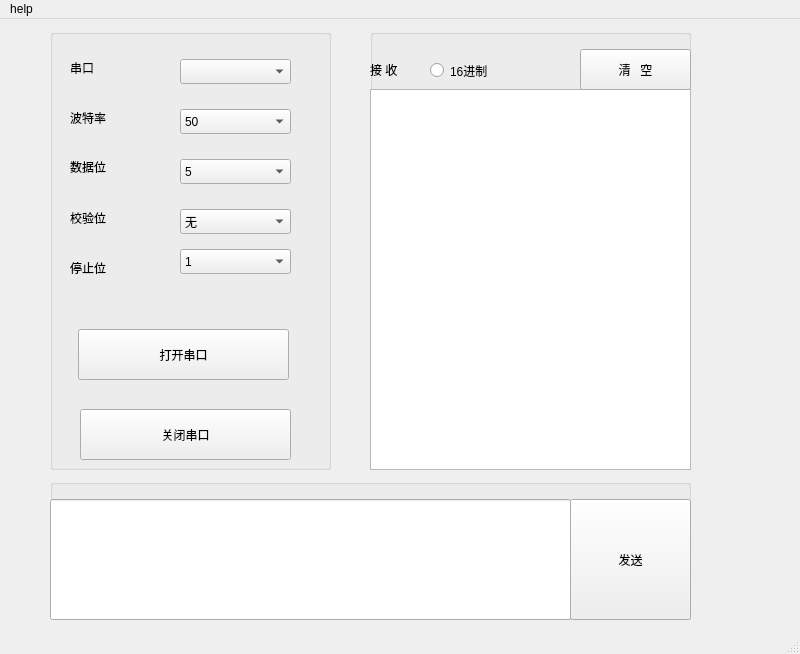
<?xml version="1.0" encoding="UTF-8"?>
<ui version="4.0">
 <class>MainWindow</class>
 <widget class="QMainWindow" name="MainWindow">
  <property name="geometry">
   <rect>
    <x>0</x>
    <y>0</y>
    <width>800</width>
    <height>654</height>
   </rect>
  </property>
  <property name="windowTitle">
   <string>MainWindow</string>
  </property>
  <widget class="QWidget" name="centralwidget">
   <widget class="QGroupBox" name="groupBox_configure">
    <property name="geometry">
     <rect>
      <x>50</x>
      <y>10</y>
      <width>281</width>
      <height>441</height>
     </rect>
    </property>
    <property name="title">
     <string/>
    </property>
    <widget class="QPushButton" name="pushButton_close">
     <property name="geometry">
      <rect>
       <x>30</x>
       <y>380</y>
       <width>211</width>
       <height>51</height>
      </rect>
     </property>
     <property name="text">
      <string>关闭串口</string>
     </property>
    </widget>
    <widget class="QPushButton" name="pushButton_open">
     <property name="geometry">
      <rect>
       <x>28</x>
       <y>300</y>
       <width>211</width>
       <height>51</height>
      </rect>
     </property>
     <property name="text">
      <string>打开串口</string>
     </property>
    </widget>
    <widget class="QComboBox" name="comboBox_stop">
     <property name="geometry">
      <rect>
       <x>130</x>
       <y>220</y>
       <width>111</width>
       <height>25</height>
      </rect>
     </property>
     <item>
      <property name="text">
       <string>1</string>
      </property>
     </item>
     <item>
      <property name="text">
       <string>1.5</string>
      </property>
     </item>
     <item>
      <property name="text">
       <string>2</string>
      </property>
     </item>
    </widget>
    <widget class="QLabel" name="label_serial">
     <property name="geometry">
      <rect>
       <x>20</x>
       <y>30</y>
       <width>67</width>
       <height>17</height>
      </rect>
     </property>
     <property name="text">
      <string>串口</string>
     </property>
    </widget>
    <widget class="QLabel" name="label_stop">
     <property name="geometry">
      <rect>
       <x>20</x>
       <y>230</y>
       <width>67</width>
       <height>17</height>
      </rect>
     </property>
     <property name="text">
      <string>停止位</string>
     </property>
    </widget>
    <widget class="QComboBox" name="comboBox_baudrate">
     <property name="geometry">
      <rect>
       <x>130</x>
       <y>80</y>
       <width>111</width>
       <height>25</height>
      </rect>
     </property>
     <item>
      <property name="text">
       <string>50</string>
      </property>
     </item>
     <item>
      <property name="text">
       <string>75</string>
      </property>
     </item>
     <item>
      <property name="text">
       <string>110</string>
      </property>
     </item>
     <item>
      <property name="text">
       <string>134</string>
      </property>
     </item>
     <item>
      <property name="text">
       <string>150</string>
      </property>
     </item>
     <item>
      <property name="text">
       <string>200</string>
      </property>
     </item>
     <item>
      <property name="text">
       <string>300</string>
      </property>
     </item>
     <item>
      <property name="text">
       <string>600</string>
      </property>
     </item>
     <item>
      <property name="text">
       <string>1200</string>
      </property>
     </item>
     <item>
      <property name="text">
       <string>1800</string>
      </property>
     </item>
     <item>
      <property name="text">
       <string>2400</string>
      </property>
     </item>
     <item>
      <property name="text">
       <string>4800</string>
      </property>
     </item>
     <item>
      <property name="text">
       <string>9600</string>
      </property>
     </item>
     <item>
      <property name="text">
       <string>14400</string>
      </property>
     </item>
     <item>
      <property name="text">
       <string>19200</string>
      </property>
     </item>
     <item>
      <property name="text">
       <string>38400</string>
      </property>
     </item>
     <item>
      <property name="text">
       <string>56000</string>
      </property>
     </item>
     <item>
      <property name="text">
       <string>57600</string>
      </property>
     </item>
     <item>
      <property name="text">
       <string>76800</string>
      </property>
     </item>
     <item>
      <property name="text">
       <string>115200</string>
      </property>
     </item>
     <item>
      <property name="text">
       <string>128000</string>
      </property>
     </item>
     <item>
      <property name="text">
       <string>256000</string>
      </property>
     </item>
    </widget>
    <widget class="QComboBox" name="comboBox_databit">
     <property name="geometry">
      <rect>
       <x>130</x>
       <y>130</y>
       <width>111</width>
       <height>25</height>
      </rect>
     </property>
     <item>
      <property name="text">
       <string>5</string>
      </property>
     </item>
     <item>
      <property name="text">
       <string>6</string>
      </property>
     </item>
     <item>
      <property name="text">
       <string>7</string>
      </property>
     </item>
     <item>
      <property name="text">
       <string>8</string>
      </property>
     </item>
     <item>
      <property name="text">
       <string>9</string>
      </property>
     </item>
     <item>
      <property name="text">
       <string>10</string>
      </property>
     </item>
    </widget>
    <widget class="QLabel" name="label_baudrate">
     <property name="geometry">
      <rect>
       <x>20</x>
       <y>80</y>
       <width>67</width>
       <height>17</height>
      </rect>
     </property>
     <property name="text">
      <string>波特率</string>
     </property>
    </widget>
    <widget class="QLabel" name="label_databit">
     <property name="geometry">
      <rect>
       <x>20</x>
       <y>130</y>
       <width>67</width>
       <height>16</height>
      </rect>
     </property>
     <property name="text">
      <string>数据位</string>
     </property>
    </widget>
    <widget class="QLabel" name="label_crc">
     <property name="geometry">
      <rect>
       <x>20</x>
       <y>180</y>
       <width>67</width>
       <height>17</height>
      </rect>
     </property>
     <property name="text">
      <string>校验位</string>
     </property>
    </widget>
    <widget class="QComboBox" name="comboBox_serial">
     <property name="geometry">
      <rect>
       <x>130</x>
       <y>30</y>
       <width>111</width>
       <height>25</height>
      </rect>
     </property>
    </widget>
    <widget class="QComboBox" name="comboBox_crc">
     <property name="geometry">
      <rect>
       <x>130</x>
       <y>180</y>
       <width>111</width>
       <height>25</height>
      </rect>
     </property>
     <item>
      <property name="text">
       <string>无</string>
      </property>
     </item>
     <item>
      <property name="text">
       <string>奇校验</string>
      </property>
     </item>
     <item>
      <property name="text">
       <string>偶校验</string>
      </property>
     </item>
    </widget>
   </widget>
   <widget class="QGroupBox" name="groupBox_recv">
    <property name="geometry">
     <rect>
      <x>370</x>
      <y>10</y>
      <width>321</width>
      <height>441</height>
     </rect>
    </property>
    <property name="title">
     <string/>
    </property>
    <widget class="QTextEdit" name="textEdit_recv">
     <property name="geometry">
      <rect>
       <x>0</x>
       <y>60</y>
       <width>321</width>
       <height>381</height>
      </rect>
     </property>
    </widget>
    <widget class="QLabel" name="label_recv">
     <property name="geometry">
      <rect>
       <x>0</x>
       <y>30</y>
       <width>67</width>
       <height>21</height>
      </rect>
     </property>
     <property name="text">
      <string>接 收</string>
     </property>
    </widget>
    <widget class="QPushButton" name="pushButton_clear">
     <property name="geometry">
      <rect>
       <x>210</x>
       <y>20</y>
       <width>111</width>
       <height>41</height>
      </rect>
     </property>
     <property name="text">
      <string>清   空</string>
     </property>
    </widget>
    <widget class="QRadioButton" name="radioButton">
     <property name="geometry">
      <rect>
       <x>60</x>
       <y>30</y>
       <width>112</width>
       <height>23</height>
      </rect>
     </property>
     <property name="text">
      <string>16进制</string>
     </property>
    </widget>
   </widget>
   <widget class="QGroupBox" name="groupBox_send">
    <property name="geometry">
     <rect>
      <x>50</x>
      <y>460</y>
      <width>641</width>
      <height>141</height>
     </rect>
    </property>
    <property name="title">
     <string/>
    </property>
    <widget class="QPushButton" name="pushButton_send">
     <property name="geometry">
      <rect>
       <x>520</x>
       <y>20</y>
       <width>121</width>
       <height>121</height>
      </rect>
     </property>
     <property name="text">
      <string>发送</string>
     </property>
    </widget>
    <widget class="QLineEdit" name="lineEdit_send">
     <property name="geometry">
      <rect>
       <x>0</x>
       <y>20</y>
       <width>521</width>
       <height>121</height>
      </rect>
     </property>
    </widget>
   </widget>
  </widget>
  <widget class="QMenuBar" name="menubar">
   <property name="geometry">
    <rect>
     <x>0</x>
     <y>0</y>
     <width>800</width>
     <height>22</height>
    </rect>
   </property>
   <widget class="QMenu" name="menuhelp">
    <property name="title">
     <string>help</string>
    </property>
    <addaction name="actionversion"/>
   </widget>
   <addaction name="menuhelp"/>
  </widget>
  <widget class="QStatusBar" name="statusbar"/>
  <action name="actionversion">
   <property name="text">
    <string>version</string>
   </property>
  </action>
 </widget>
 <resources/>
 <connections/>
</ui>
